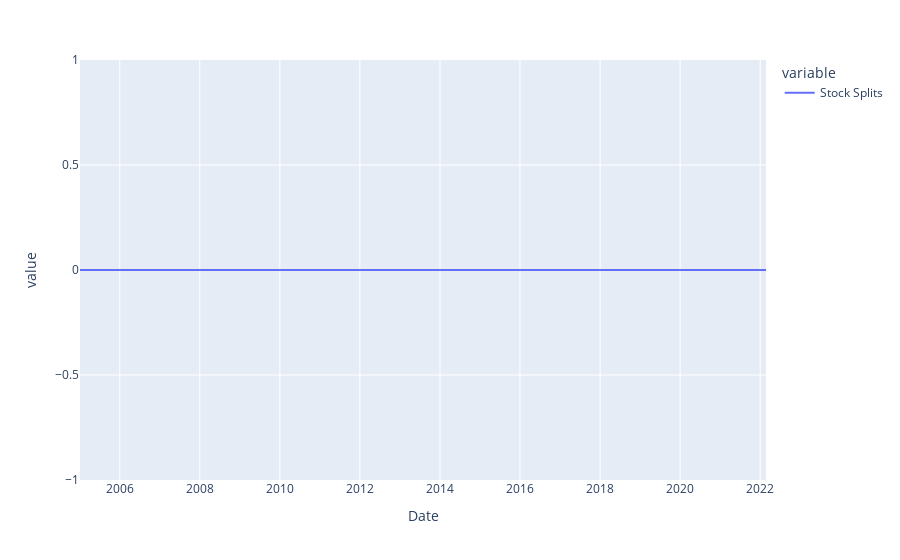

Write notebook code for a chart like this one.
### Code cell
hist['Stock Splits'].plot()

### Figure 1 — Plotly figure (JSON) as saved in the notebook; plotly's stock layout.template omitted (floating-point values rounded to 4 significant figures; data arrays with more than 128 entries replaced by an {"elided": "..."} marker saying what was removed)
{"data": [{"hovertemplate": "variable=Stock Splits<br>Date=%{x}<br>value=%{y}<extra></extra>", "legendgroup": "Stock Splits", "line": {"color": "#636efa", "dash": "solid"}, "marker": {"symbol": "circle"}, "mode": "lines", "name": "Stock Splits", "showlegend": true, "type": "scattergl", "x": {"elided": "4316 str values"}, "xaxis": "x", "y": {"elided": "4316 int values"}, "yaxis": "y"}], "layout": {"legend": {"title": {"text": "variable"}, "tracegroupgap": 0}, "margin": {"t": 60}, "xaxis": {"anchor": "y", "domain": [0, 1], "title": {"text": "Date"}}, "yaxis": {"anchor": "x", "domain": [0, 1], "title": {"text": "value"}}}}
